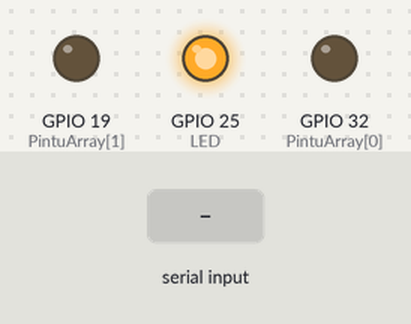
A sketch run on a simulated ESP32. Parts: output pins drawn as LEDs (lit = HIGH). The test bench sets the inputs (shaded band). WiFi joins after 1.5 s; servers stay silent unless stated; uploads are accepted with an empty reply.

Above: at 3.2 s.
3.3 s: "a\n" received over Serial
At 4.6 s:
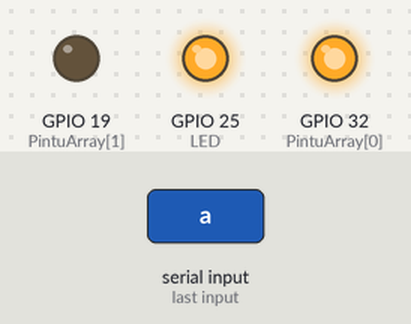
5.3 s: "b\n" received over Serial
At 6.6 s:
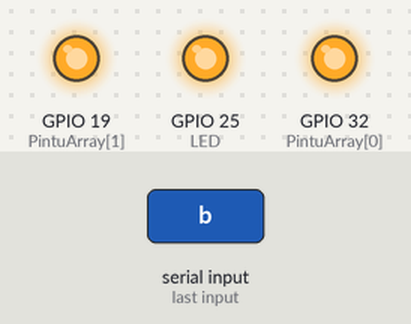
Timing chart, 0 to 8.3 s (numbered marks = the images above; inputs shaded):
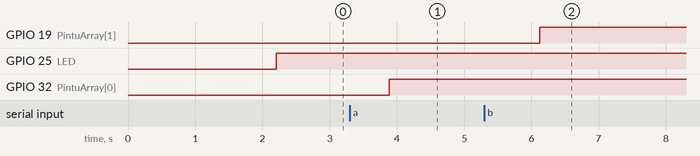

Measured:
- after the input at 3.3 s, GPIO 32 (PintuArray[0]): LOW → HIGH after 0.58 s
- after the input at 5.3 s, GPIO 19 (PintuArray[1]): LOW → HIGH after 0.83 s

The sketch:

skripsi.ino
```cpp
#include <WiFi.h>
#include <HTTPClient.h>
#include <ArduinoJson.h>

#define LED 25
//#define LED2 2

char Command;

int idBoxArray[3] = {};
int noBoxArray[3] = {};
String PasswordArray[3] = {};
bool doorArray[3] = {};
int doorArraySerial[3] = {};
bool isRentArray[3] = {};
bool TimeOutArray[3] = {};

int PintuArray[3] = {32,19};
int SwitchArray[3] = {34,35};

int buttonState[3] = {};
bool doorSendToDB[3] = {};

const char* ssid = "UknownUser";
const char* passw = "SuT0mO:)";

const String baseUrl = "https://ranuapi.pythonanywhere.com/api/lb";

HTTPClient http;

void setup() {
  pinMode(LED, OUTPUT);

  for(int a = 0; a<2;a++){
     pinMode(PintuArray[a], OUTPUT);
     pinMode(SwitchArray[a], INPUT);
  }

  Serial.begin(115200);
//  delay(4000);
  WiFi.begin(ssid, passw);
//  Serial.print("Connecting to WiFi..");
  while (WiFi.status() != WL_CONNECTED) {
    delay(1000);
//    Serial.print(".");
  }

//  Serial.println("\nConnected to the WiFi network");

}

void loop() {

  if ((WiFi.status() == WL_CONNECTED)) { //Check the current connection status
    getJsonResponse();
    digitalWrite(LED, HIGH);
    serialData();
  }
  else{
    digitalWrite(LED, LOW);
  }

  delay(80);

}
```

LimitSwitch.ino
```cpp
void LimitSwitch(){
  for(int a = 0; a<2;a++){
    buttonState[a] = digitalRead(SwitchArray[a]);

    if (buttonState[a] == HIGH) {
//      Serial.print("Pintu ");
//      Serial.print(a+1);
//      Serial.println(" tertutup");
    } else {
//      Serial.print("Pintu ");
//      Serial.print(a+1);
//      Serial.println(" terbuka");
      pathJsonResponse(idBoxArray[a]);
      doorArraySerial[a] = 0;
    }
  }
}
```

Serial.ino
```cpp
void serialData(){
  if(Serial.available() > 0)
  {

      char receiveVal = (char)Serial.read();
      if (receiveVal == '\n'){
        if(Command == 'a'){
          doorArraySerial[0] = 1;
        }
        else if(Command == 'b'){
          doorArraySerial[1] = 1;
        }
      }
      else{
        Command = receiveVal;
      }
  }
}
```

json.ino
```cpp
void getJson(String JSONMessage){
    DynamicJsonDocument doc(2048);
    deserializeJson(doc,JSONMessage);
//    Serial.println(doc.size());
    String code = doc[0]["CodeLocker"];
//    Serial.println("Locker " + code);
    for(int a = 0; a < doc.size();a++){
//      int idbox = doc[a]["id"];
      idBoxArray[a] = doc[a]["id"];
//      int nobox = doc[a]["NoBox"];
      noBoxArray[a] = doc[a]["NoBox"];
//      bool door = doc[a]["IsOpen"];
      doorArray[a] = doc[a]["IsOpen"];
      String password = doc[a]["Password"];
      PasswordArray[a] = password;
      isRentArray[a] = doc[a]["IsRent"];
      TimeOutArray[a] = doc[a]["TimeOut"];

      Serial.println(String(noBoxArray[a]) + "-" + String(PasswordArray[a]) + "-" + String(isRentArray[a]) + "-" + String(TimeOutArray[a]));
//      Serial.println(String(idbox)+" - " + String(nobox) + " - " + String(door) + " - " + String(password));
    }
    BukaPintu();
}

void getJsonResponse(){
    const String getUrl = "?CodeLocker=LOK612016035";

    http.begin(baseUrl + getUrl); //Specify the URL

    int httpCode = http.GET();
    if (httpCode > 0) {
        String payload = http.getString();
  //        Serial.println(httpCode);
  //        Serial.println(payload);
        getJson(payload);
//        LimitSwitch(); // nanti di balikan lagi
      }

    else {
      Serial.println("Error on HTTP request");
    }

    http.end(); //Free the resources
}

void BukaPintu(){
  for(int a = 0; a < 2;a++){
    if(doorArray[a] == 1 || doorArraySerial[a] == 1){
      digitalWrite(PintuArray[a], HIGH);
//      Serial.println("Pintu " + String(noBoxArray[a]) + " Terbuka");
    }
    else if(doorArray[a] == 0 || doorArraySerial[a] == 0){
    digitalWrite(PintuArray[a], LOW);
//    Serial.println("Pintu " + String(noBoxArray[a]) + " Tertutup");
    }
  }
}

void pathJsonResponse(int idBox){
  const String putUrl = "/" + String(idBox) + "/";
  http.begin(baseUrl + putUrl); //Specify the URL
  http.addHeader("Content-Type", "application/json");
  int httpResponseCode = http.PUT("{\"CodeLocker\":\"LOK612016035\", \"IsOpen\":false}");

  if(httpResponseCode>0){
    String response = http.getString();
  //  Serial.println(httpResponseCode);
//    Serial.println(response);
  }
  else{
    Serial.print("Error on sending PUT Request: ");
    Serial.println(httpResponseCode);
  }

  http.end();
}
```
